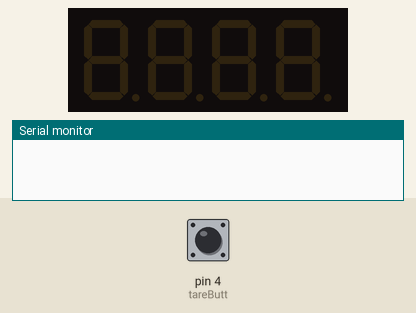
The sketch below on a simulated Arduino Uno, built with avr-gcc and run on an emulated ATmega328P. Parts: 4-digit seven-segment display, the last lines printed to the serial monitor. Inputs (shaded band) come from the test bench; at power-on: pin 4 (tareButt) HIGH.

Above: at 1.2 s.
1.3 s: pin 4 (tareButt) pulled LOW for 0.15 s
At 2.7 s:
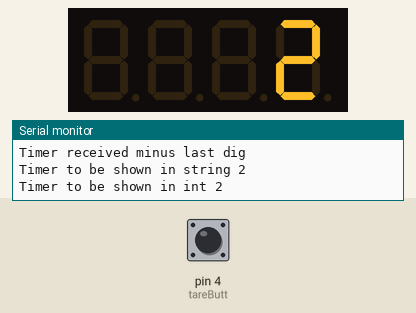
3.0 s: pin 4 (tareButt) pulled LOW for 3.2 s
At 6.8 s:
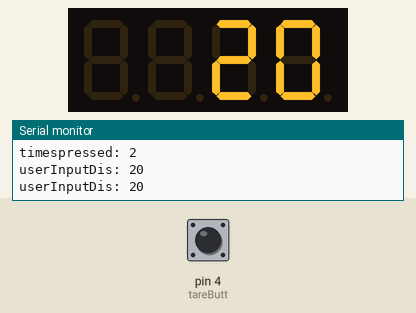
7.7 s: pin 4 (tareButt) pulled LOW for 1 s
At 9.9 s:
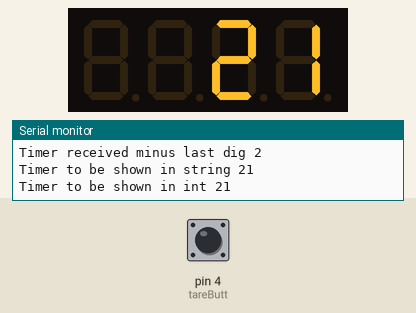
10.2 s: pin 4 (tareButt) pulled LOW for 0.15 s
At 10.8 s:
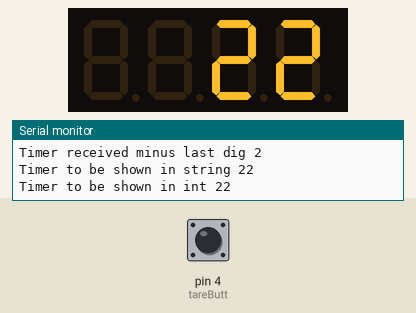
11.9 s: pin 4 (tareButt) driven LOW
14.9 s: pin 4 (tareButt) driven HIGH
At 15.9 s:
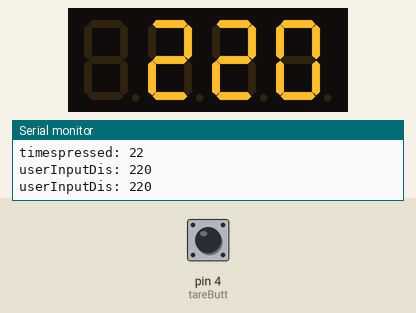
Timing chart, 0 to 17.4 s (numbered marks = the images above; inputs shaded):
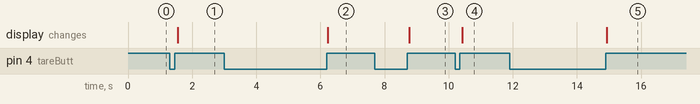

Measured:
- after the input at 1.3 s, the display: changes after 0.25 s (image 1)
- after the input at 3.0 s, the display: changes after 3.2 s (image 2)
- after the input at 7.7 s, the display: changes after 1.1 s (image 3)
- after the input at 10.2 s, the display: changes after 0.22 s (image 4)
- after the input at 14.9 s, the display: changes at once (image 5)

The sketch:

ViaDisplayInput.ino
```cpp
//This code takes 4 values of input via one push button from user

#include <TM1637Display.h>  //Including the display library

// display wiring
#define CLK 15
#define DIO 14
TM1637Display display(CLK, DIO);

#define tareButt 4

int knownWeight = 189; //use a known weight to calibrate, I am using my phone.
int oldReading;
unsigned long Timestamp_Button_Pressed;
int timesPressed = 0;
int longTimePressed = 0;
String userInput = "";
int numLoop = 1;

void setup() {
  Serial.begin(57600);
  display.setBrightness(3);
  //making the button to high position
  pinMode(tareButt, INPUT_PULLUP);
}

void loop() {
  //  byte bottomPatterns[] = {
  //    B00000001,  // Bottom cell of first row
  //    B00000001,//B00000010,  // Bottom cell of second row
  //    B00000001,//B00000100,  // Bottom cell of third row
  //    B00000001,//B00001000   // Bottom cell of fourth row
  //  };
  //  display.setBrightness(5);
  //  display.setSegments(bottomPatterns);
  //  delay(250);
  //  Serial.println("Tare done...");
  //  Serial.print("Place a known weight on the scale...");
  //  display.clear();
  //  display.showNumberDec(0, true);  // Expect: 0000
  if (digitalRead(tareButt) == LOW)
  {
    Serial.println("Started the butt press");
    Timestamp_Button_Pressed = millis();

    while (digitalRead(tareButt) == LOW) {
      Serial.println("waiting for butt release");
    }

    if ((digitalRead(tareButt) == HIGH))
    {

      //Check if the button was pressed for a full 2 seconds then run calibration
      if (millis() - Timestamp_Button_Pressed > 1000 && longTimePressed < 4)
      {
        longTimePressed++;
        Serial.println("Button was loooooooooooong pressed");
        //select the number input
        userInput += String(timesPressed);
        String userInputDis = userInput + "0";
        int userInputDisN = userInputDis.toInt();
        timesPressed = userInputDisN;
        display.showNumberDec(userInputDisN, false);
        Serial.println("timespressed: " + String(userInput));
        Serial.println("userInputDis: " + String(userInputDis));
        Serial.println("userInputDis: " + String(userInputDis));
        if (longTimePressed == 4)
        {
          knownWeight = userInput.toInt();
          Serial.println("You inputed: " + String(knownWeight));
          //get out of this loop
        }
        numLoop = 0;
      }
      //If button was short pressed then just increase the number by 1
      else
      {
        String timesPressedStr = String(timesPressed);
        numLoop++;
        if (numLoop == 10) {
          numLoop = 0;
        }
        if (timesPressedStr.length() == 1) {
          display.clear();
          display.showNumberDec(numLoop, false);
          timesPressed = numLoop;
        }
        Serial.println("Button was short pressed");
        String timeReceived = String(timesPressed);
        String timeReceivedStr = timeReceived.substring(0, timeReceived.length() - 1);
        Serial.println("Timer received " + String(timeReceived));
        Serial.println("Timer received minus last dig " + String(timeReceivedStr));
        String disStr = timeReceivedStr + String(numLoop);
        int disInt = disStr.toInt();
        Serial.println("Timer to be shown in string " + String(disStr));
        Serial.println("Timer to be shown in int " + String(disInt));
        display.clear();
        display.showNumberDec(disInt, false);
        timesPressed = disInt;
        userInput = "";

      }

    }
  }
}
```
